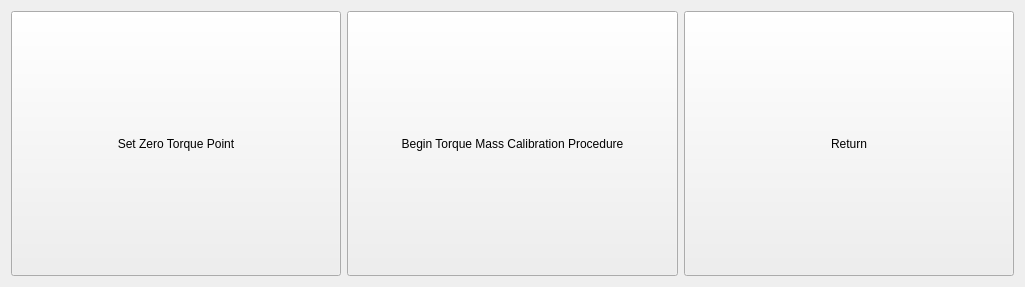
<?xml version="1.0" encoding="UTF-8"?>
<ui version="4.0">
 <class>Form</class>
 <widget class="QWidget" name="Form">
  <property name="geometry">
   <rect>
    <x>0</x>
    <y>0</y>
    <width>1025</width>
    <height>287</height>
   </rect>
  </property>
  <property name="windowTitle">
   <string>Form</string>
  </property>
  <layout class="QHBoxLayout" name="horizontalLayout">
   <item>
    <widget class="QPushButton" name="btnZeroTorque">
     <property name="sizePolicy">
      <sizepolicy hsizetype="Preferred" vsizetype="Preferred">
       <horstretch>0</horstretch>
       <verstretch>0</verstretch>
      </sizepolicy>
     </property>
     <property name="text">
      <string>Set Zero Torque Point</string>
     </property>
    </widget>
   </item>
   <item>
    <widget class="QPushButton" name="btnProcedure">
     <property name="sizePolicy">
      <sizepolicy hsizetype="Preferred" vsizetype="Preferred">
       <horstretch>0</horstretch>
       <verstretch>0</verstretch>
      </sizepolicy>
     </property>
     <property name="text">
      <string>Begin Torque Mass Calibration Procedure</string>
     </property>
    </widget>
   </item>
   <item>
    <widget class="QPushButton" name="btnReturn">
     <property name="sizePolicy">
      <sizepolicy hsizetype="Preferred" vsizetype="Preferred">
       <horstretch>0</horstretch>
       <verstretch>0</verstretch>
      </sizepolicy>
     </property>
     <property name="text">
      <string>Return</string>
     </property>
    </widget>
   </item>
  </layout>
 </widget>
 <resources/>
 <connections/>
</ui>
